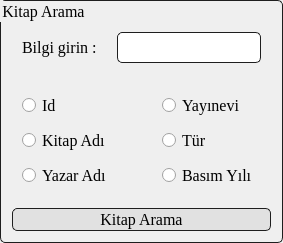
           <widget class="QGroupBox" name="groupBox">
            <property name="maximumSize">
             <size>
              <width>393</width>
              <height>300</height>
             </size>
            </property>
            <property name="font">
             <font>
              <family>Georgia</family>
              <pointsize>12</pointsize>
             </font>
            </property>
            <property name="styleSheet">
             <string notr="true">QGroupBox
{
    border: 1px solid darkgray;
    padding: 1px;
 border-style: solid;
 border: 1px solid #1e1e1e;
 border-radius: 5;
}</string>
            </property>
            <property name="title">
             <string>Kitap Arama</string>
            </property>
            <layout class="QHBoxLayout" name="horizontalLayout_5" stretch="0">
             <property name="spacing">
              <number>10</number>
             </property>
             <property name="leftMargin">
              <number>10</number>
             </property>
             <property name="topMargin">
              <number>20</number>
             </property>
             <property name="rightMargin">
              <number>10</number>
             </property>
             <property name="bottomMargin">
              <number>10</number>
             </property>
             <item>
              <layout class="QVBoxLayout" name="verticalLayout_3">
               <item>
                <layout class="QHBoxLayout" name="horizontalLayout_4">
                 <property name="spacing">
                  <number>20</number>
                 </property>
                 <property name="leftMargin">
                  <number>10</number>
                 </property>
                 <property name="topMargin">
                  <number>10</number>
                 </property>
                 <property name="rightMargin">
                  <number>10</number>
                 </property>
                 <property name="bottomMargin">
                  <number>10</number>
                 </property>
                 <item>
                  <widget class="QLabel" name="label_12">
                   <property name="font">
                    <font>
                     <family>Georgia</family>
                     <pointsize>12</pointsize>
                    </font>
                   </property>
                   <property name="text">
                    <string>Bilgi girin :</string>
                   </property>
                  </widget>
                 </item>
                 <item>
                  <widget class="QLineEdit" name="kitap_ara">
                   <property name="minimumSize">
                    <size>
                     <width>120</width>
                     <height>31</height>
                    </size>
                   </property>
                   <property name="font">
                    <font>
                     <family>Georgia</family>
                     <pointsize>12</pointsize>
                    </font>
                   </property>
                   <property name="styleSheet">
                    <string notr="true"> padding: 1px;
 border-style: solid;
 border: 1px solid #1e1e1e;
 border-radius: 5;</string>
                   </property>
                  </widget>
                 </item>
                </layout>
               </item>
               <item>
                <layout class="QFormLayout" name="formLayout_2">
                 <property name="horizontalSpacing">
                  <number>50</number>
                 </property>
                 <property name="verticalSpacing">
                  <number>10</number>
                 </property>
                 <property name="leftMargin">
                  <number>10</number>
                 </property>
                 <property name="topMargin">
                  <number>10</number>
                 </property>
                 <property name="rightMargin">
                  <number>10</number>
                 </property>
                 <property name="bottomMargin">
                  <number>10</number>
                 </property>
                 <item row="0" column="0">
                  <widget class="QRadioButton" name="kitap_id">
                   <property name="font">
                    <font>
                     <family>Georgia</family>
                     <pointsize>12</pointsize>
                    </font>
                   </property>
                   <property name="text">
                    <string>Id</string>
                   </property>
                  </widget>
                 </item>
                 <item row="0" column="1">
                  <widget class="QRadioButton" name="yayinevi_id">
                   <property name="font">
                    <font>
                     <family>Georgia</family>
                     <pointsize>12</pointsize>
                    </font>
                   </property>
                   <property name="text">
                    <string>Yayınevi</string>
                   </property>
                  </widget>
                 </item>
                 <item row="1" column="0">
                  <widget class="QRadioButton" name="kitap_adi">
                   <property name="font">
                    <font>
                     <family>Georgia</family>
                     <pointsize>12</pointsize>
                    </font>
                   </property>
                   <property name="text">
                    <string>Kitap Adı</string>
                   </property>
                  </widget>
                 </item>
                 <item row="1" column="1">
                  <widget class="QRadioButton" name="kitap_tur_id">
                   <property name="font">
                    <font>
                     <family>Georgia</family>
                     <pointsize>12</pointsize>
                    </font>
                   </property>
                   <property name="text">
                    <string>Tür</string>
                   </property>
                  </widget>
                 </item>
                 <item row="2" column="0">
                  <widget class="QRadioButton" name="yazar_adi">
                   <property name="font">
                    <font>
                     <family>Georgia</family>
                     <pointsize>12</pointsize>
                    </font>
                   </property>
                   <property name="text">
                    <string>Yazar Adı</string>
                   </property>
                  </widget>
                 </item>
                 <item row="2" column="1">
                  <widget class="QRadioButton" name="basim_yili">
                   <property name="font">
                    <font>
                     <family>Georgia</family>
                     <pointsize>12</pointsize>
                    </font>
                   </property>
                   <property name="text">
                    <string>Basım Yılı</string>
                   </property>
                  </widget>
                 </item>
                </layout>
               </item>
               <item>
                <widget class="QPushButton" name="kitap_sorgula">
                 <property name="font">
                  <font>
                   <family>Georgia</family>
                   <pointsize>12</pointsize>
                   <weight>50</weight>
                   <bold>false</bold>
                  </font>
                 </property>
                 <property name="cursor">
                  <cursorShape>PointingHandCursor</cursorShape>
                 </property>
                 <property name="styleSheet">
                  <string notr="true"> padding: 1px;
background-color: #E1E1E1;
 border-style: solid;
 border: 1px solid #1e1e1e;
 border-radius: 5;</string>
                 </property>
                 <property name="text">
                  <string>Kitap Arama</string>
                 </property>
                 <property name="icon">
                  <iconset>
                   <normaloff>Resimler/book.png</normaloff>Resimler/book.png</iconset>
                 </property>
                 <property name="iconSize">
                  <size>
                   <width>25</width>
                   <height>25</height>
                  </size>
                 </property>
                 <property name="flat">
                  <bool>false</bool>
                 </property>
                </widget>
               </item>
              </layout>
             </item>
            </layout>
           </widget>
